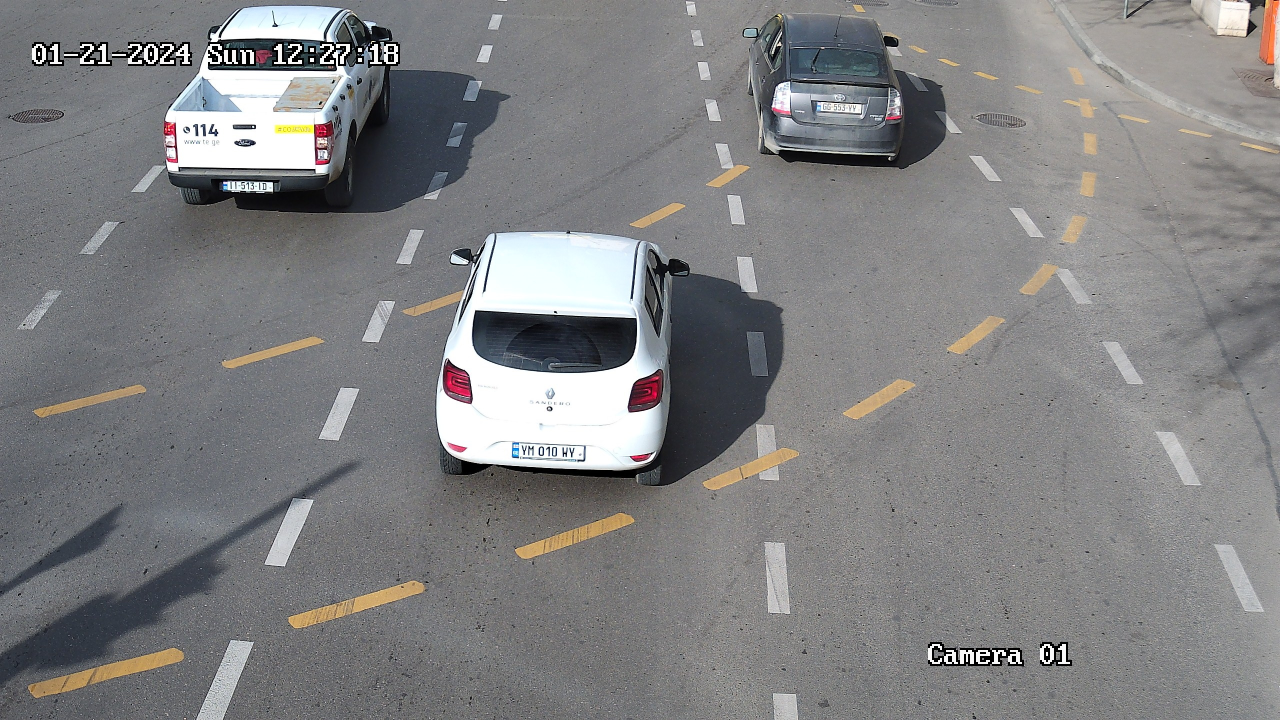
#> input picture privacy/invisible-watermark/cover.jpg, 2560 x 1440 px, found by its file name (shown at 1/2 size)
$ python main.py
#> lines starting #> are read from the running program, lines starting #| are printed output that depends on the picture; long printed decimals are rounded
import numpy as np
from PIL import Image
import pywt
from scipy.linalg import svd, diagsvd
from hashlib import sha256

def _img_to_grayscale_array(img):
    img = img.convert('L')
    arr = np.array(img).astype(np.float32)
    return arr

def _array_to_img(arr):
    arr = np.clip(arr, 0, 255).astype(np.uint8)
    return Image.fromarray(arr, mode='L')

def string_to_bits(s, n_bits=256):
    h = sha256(s.encode('utf-8')).digest()
    bits = np.unpackbits(np.frombuffer(h, dtype=np.uint8))
    return bits[:n_bits]

def bits_to_string(bits):
    bytes_ = np.packbits(bits)
    return bytes_.tobytes()

def embed_watermark(cover_img_pil, watermark_bits, wavelet='db2', level=2, alpha=2.0):
    arr = _img_to_grayscale_array(cover_img_pil)
    coeffs = pywt.wavedec2(arr, wavelet=wavelet, level=level)
    target_level = 1
    LH, HL, HH = coeffs[target_level]
    subband = HL
    m, n = subband.shape
    flat = subband.flatten()
    block_size = 8
    n_blocks = len(flat) // block_size
    max_bits = n_blocks
    bits = watermark_bits.copy()
    if len(bits) > max_bits:
        bits = bits[:max_bits]
    else:
        bits = np.concatenate([bits, np.zeros(max_bits - len(bits), dtype=np.uint8)])
    blocks = flat[:n_blocks*block_size].reshape((n_blocks, block_size))
    for i in range(n_blocks):
        block = blocks[i].reshape(int(np.sqrt(block_size)), -1) if int(np.sqrt(block_size))**2==block_size else blocks[i:i+1]
        s_len = int(np.sqrt(block_size))
        if s_len*s_len == block_size:
            B = blocks[i].reshape((s_len, s_len))
        else:
            B = blocks[i].reshape((1, block_size))
        U, S, Vt = svd(B, full_matrices=False)
        bit = bits[i]
        delta = alpha if bit == 1 else -alpha
        S_mod = S.copy()
        S_mod[0] = S_mod[0] + delta
        B_mod = (U * S_mod) @ Vt
        flat[i*block_size:(i+1)*block_size] = B_mod.flatten()[:block_size]
    subband_mod = flat.reshape(subband.shape)
    coeffs_mod = list(coeffs)
    coeffs_mod[target_level] = (LH, subband_mod, HH)
    arr_mod = pywt.waverec2(coeffs_mod, wavelet=wavelet)
    img_mod = _array_to_img(arr_mod)
    return img_mod

def extract_watermark(watermarked_img_pil, original_img_pil, n_bits_expected=256, wavelet='db2', level=2, block_size=8):
    wa = _img_to_grayscale_array(watermarked_img_pil)
    orig = _img_to_grayscale_array(original_img_pil)
    coeffs_w = pywt.wavedec2(wa, wavelet=wavelet, level=level)
    coeffs_o = pywt.wavedec2(orig, wavelet=wavelet, level=level)
    target_level = 1
    LHw, HLw, HHw = coeffs_w[target_level]
    LHo, HLo, HHo = coeffs_o[target_level]
    flat_w = HLw.flatten()
    flat_o = HLo.flatten()
    n_blocks = len(flat_w) // block_size
    bits = []
    for i in range(min(n_bits_expected, n_blocks)):
        s_len = int(np.sqrt(block_size))
        if s_len*s_len == block_size:
            Bw = flat_w[i*block_size:(i+1)*block_size].reshape((s_len, s_len))
            Bo = flat_o[i*block_size:(i+1)*block_size].reshape((s_len, s_len))
        else:
            Bw = flat_w[i*block_size:(i+1)*block_size].reshape((1, block_size))
            Bo = flat_o[i*block_size:(i+1)*block_size].reshape((1, block_size))
        Uw, Sw, Vtw = svd(Bw, full_matrices=False)
        Uo, So, Vto = svd(Bo, full_matrices=False)
        diff = Sw[0] - So[0]
        bits.append(1 if diff > 0 else 0)
    return np.array(bits[:n_bits_expected], dtype=np.uint8)

if __name__ == "__main__":
    cover_path = "D:\\Labely\\Labely\\privacy\\invisible-watermark\\cover.jpg"
    out_path = "watermarked.jpg"

    img = Image.open(cover_path).convert('L').resize((512,512))
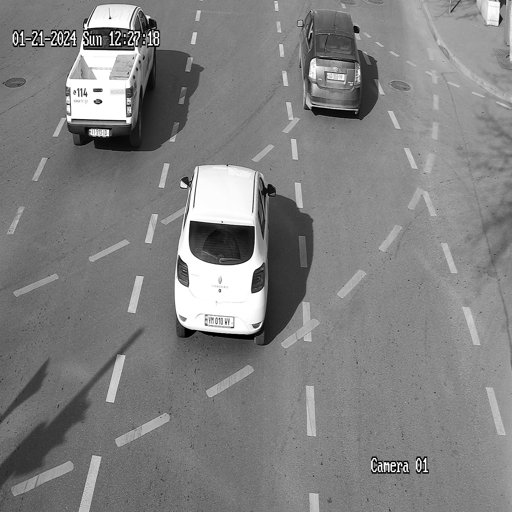
#> img: PIL image 512x512 L; min 0, max 255, mean 129
    token = "worker42_session_2025-11-16T15:00:00Z"
    bits = string_to_bits(token, n_bits=128)
    wm_img = embed_watermark(img, bits, alpha=1.5)
#> in embed_watermark, `coeffs = pywt.wavedec2(arr, wavelet=wavelet, level=level)`: coeffs = 3 items
#> in embed_watermark, `LH, HL, HH = coeffs[target_level]`:
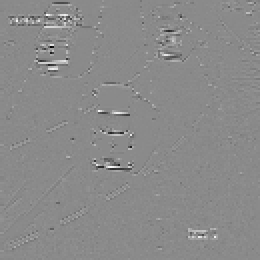
#> LH: shape (130, 130) float32 (shown 2 times larger); min -324.3, max 273.4, mean 0.5; drawn with min black and max white
#> in embed_watermark, `LH, HL, HH = coeffs[target_level]`:
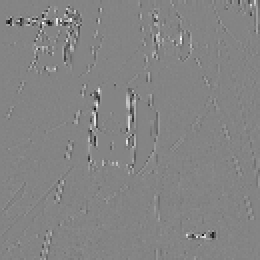
#> HL: shape (130, 130) float32 (shown 2 times larger); min -338.6, max 313.7, mean 0.2; drawn with min black and max white
#> in embed_watermark, `LH, HL, HH = coeffs[target_level]`:
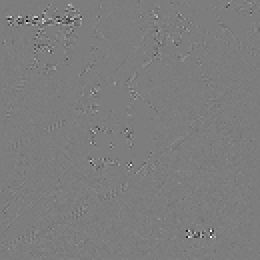
#> HH: shape (130, 130) float32 (shown 2 times larger); min -271.2, max 280.2, mean 0; drawn with min black and max white
#> in embed_watermark, `flat = subband.flatten()`: flat = 16900 values, max 313.7 at index 1451, min -338.6 at index 1454, mean 0.168
#> in embed_watermark, `n_blocks = len(flat) // block_size`: n_blocks = 2112
#> the loop in embed_watermark, `for i in range(n_blocks):` made 2112 passes
#> (U, S) on passes 1 to 3: ([1], [8.05]), ([-1], [10.86]), ([-1], [10.83])
#> after the loop in embed_watermark, `for i in range(n_blocks):`: flat = 16900 values, max 312.8 at index 1451, min -337.7 at index 1454, mean 0.164
#> in embed_watermark, `coeffs_mod = list(coeffs)`: coeffs_mod = 3 items
    wm_img.save(out_path)

    wm_img_jpeg = Image.open(out_path).convert('L')
    wm_img_jpeg.save("watermarked_q80.jpg", quality=80)

    extracted = extract_watermark(Image.open("watermarked_q80.jpg"), img, n_bits_expected=128, block_size=16)
#> in extract_watermark, `flat_w = HLw.flatten()`: flat_w = 16900 values, max 308.6 at index 2560, min -330.7 at index 1454, mean 0.163
#> in extract_watermark, `flat_o = HLo.flatten()`: flat_o = 16900 values, max 313.7 at index 1451, min -338.6 at index 1454, mean 0.168
#> in extract_watermark, `n_blocks = len(flat_w) // block_size`: n_blocks = 1056
#> the loop in extract_watermark, `for i in range(min(n_bits_expected, n_blocks)):` made 128 passes
#> (Sw, So, diff) on passes 1 to 10: ([7.7, 5.43, 2.93, 1.3], [11.61, 4.87, 4.15, 2.63], -3.92), ([14.88, 10.8, 5.2, 2.91], [8.96, 7.34, 4.18, 0.129], 5.91), ([10.74, 6.77, 2.32, 1.41], [8.92, 6.31, 3.94, 2.22], 1.81), ([26.06, 15.15, 12.5, 1.36], [26.36, 12.62, 8.44, 0.249], -0.301), ([32.12, 13.3, 9.91, 3.95], [29, 8.97, 8.26, 0.509], 3.12), ([58.76, 33.59, 20.33, 3.98], [55.19, 32.17, 15.37, 2.29], 3.57), ([37.04, 15.61, 8.32, 2.2], [47.94, 11.1, 9.26, 4.68], -10.9), ([281.3, 88.88, 40.53, 8.34], [282.6, 94.17, 38.99, 3.87], -1.39), ([72.52, 5.88, 3.11, 1.03], [82.5, 5.46, 4.04, 0.326], -9.98), ([13.29, 9.17, 7.31, 4.11], [9.74, 5.01, 3.79, 1.49], 3.55)
#> (Sw, So) on pass 29: ([42.28, 14.55, 10.11, 6.73], [36.53, 11.25, 8.26, 3.21])
    ber = np.mean(extracted != bits[:len(extracted)])
    print("BER:", ber)
#| BER: 0.4453
